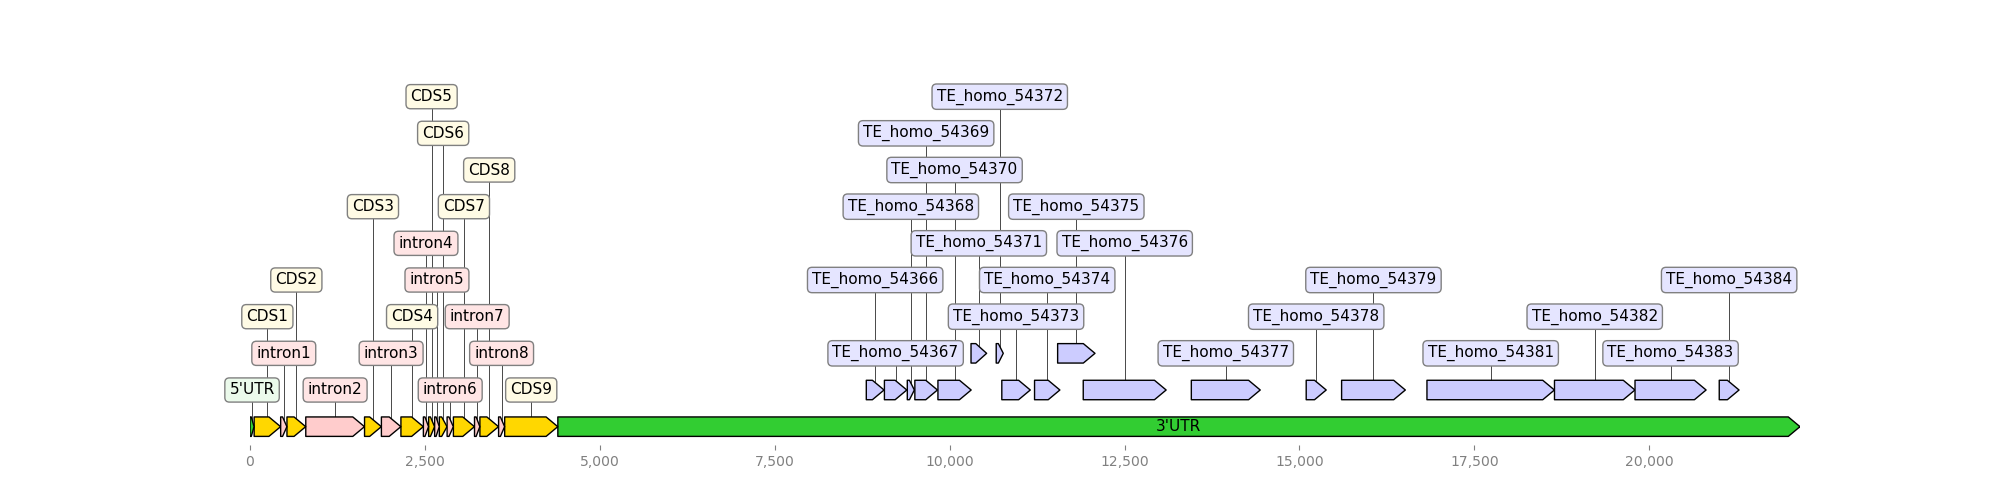

This figure's Python source:
from dna_features_viewer import GraphicFeature, GraphicRecord
features=[
    GraphicFeature(start=0, end=58, strand=1, color="#32CD32", label="5'UTR"),
    GraphicFeature(start=438, end=527, strand=1, color="#ffcccc", label="intron1"),
    GraphicFeature(start=59, end=437, strand=1, color="#ffd700", label="CDS1"),
    GraphicFeature(start=797, end=1636, strand=1, color="#ffcccc", label="intron2"),
    GraphicFeature(start=528, end=796, strand=1, color="#ffd700", label="CDS2"),
    GraphicFeature(start=1878, end=2156, strand=1, color="#ffcccc", label="intron3"),
    GraphicFeature(start=1637, end=1877, strand=1, color="#ffd700", label="CDS3"),
    GraphicFeature(start=2478, end=2552, strand=1, color="#ffcccc", label="intron4"),
    GraphicFeature(start=2157, end=2477, strand=1, color="#ffd700", label="CDS4"),
    GraphicFeature(start=2639, end=2705, strand=1, color="#ffcccc", label="intron5"),
    GraphicFeature(start=2553, end=2638, strand=1, color="#ffd700", label="CDS5"),
    GraphicFeature(start=2817, end=2906, strand=1, color="#ffcccc", label="intron6"),
    GraphicFeature(start=2706, end=2816, strand=1, color="#ffd700", label="CDS6"),
    GraphicFeature(start=3209, end=3285, strand=1, color="#ffcccc", label="intron7"),
    GraphicFeature(start=2907, end=3208, strand=1, color="#ffd700", label="CDS7"),
    GraphicFeature(start=3553, end=3639, strand=1, color="#ffcccc", label="intron8"),
    GraphicFeature(start=3286, end=3552, strand=1, color="#ffd700", label="CDS8"),
    GraphicFeature(start=3640, end=4399, strand=1, color="#ffd700", label="CDS9"),
    GraphicFeature(start=4400, end=22155, strand=1, color="#32CD32", label="3'UTR"),
    GraphicFeature(start=8809, end=9063, strand=1, color="#ccccff", label="TE_homo_54366"),
    GraphicFeature(start=9833, end=10308, strand=1, color="#ccccff", label="TE_homo_54370"),
    GraphicFeature(start=10746, end=11153, strand=1, color="#ccccff", label="TE_homo_54373"),
    GraphicFeature(start=11214, end=11576, strand=1, color="#ccccff", label="TE_homo_54374"),
    GraphicFeature(start=13455, end=14440, strand=1, color="#ccccff", label="TE_homo_54377"),
    GraphicFeature(start=15097, end=15383, strand=1, color="#ccccff", label="TE_homo_54378"),
    GraphicFeature(start=15603, end=16514, strand=1, color="#ccccff", label="TE_homo_54379"),
    GraphicFeature(start=16823, end=18645, strand=1, color="#ccccff", label="TE_homo_54381"),
    GraphicFeature(start=18646, end=19796, strand=1, color="#ccccff", label="TE_homo_54382"),
    GraphicFeature(start=19797, end=20813, strand=1, color="#ccccff", label="TE_homo_54383"),
    GraphicFeature(start=21001, end=21284, strand=1, color="#ccccff", label="TE_homo_54384"),
    GraphicFeature(start=9068, end=9388, strand=1, color="#ccccff", label="TE_homo_54367"),
    GraphicFeature(start=9503, end=9826, strand=1, color="#ccccff", label="TE_homo_54369"),
    GraphicFeature(start=10306, end=10529, strand=1, color="#ccccff", label="TE_homo_54371"),
    GraphicFeature(start=10666, end=10767, strand=1, color="#ccccff", label="TE_homo_54372"),
    GraphicFeature(start=11544, end=12078, strand=1, color="#ccccff", label="TE_homo_54375"),
    GraphicFeature(start=11910, end=13095, strand=1, color="#ccccff", label="TE_homo_54376"),
    GraphicFeature(start=9395, end=9496, strand=1, color="#ccccff", label="TE_homo_54368"),
                                                 
]
record = GraphicRecord(sequence_length=22155, features=features)
ax, _ = record.plot(figure_width=20)
ax.figure.savefig("Nested_single_3utr_mostTE.png")
ax.figure.savefig("Nested_single_3utr_mostTE.pdf")
